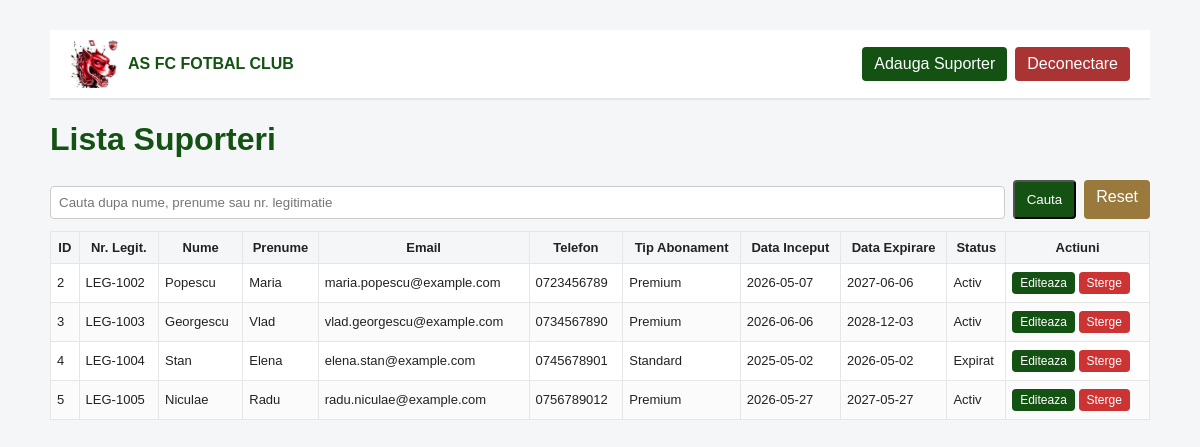
/dashboard (signed in), run on the app's committed database.
### tables this page shows
CREATE TABLE suporteri (
        id INTEGER PRIMARY KEY AUTOINCREMENT,
        nr_legitimatie TEXT NOT NULL UNIQUE,
        nume TEXT NOT NULL,
        prenume TEXT NOT NULL,
        email TEXT NOT NULL,
        telefon TEXT NOT NULL,
        tip_abonament TEXT NOT NULL,
        data_inceput TEXT NOT NULL,
        data_expirare TEXT NOT NULL,
        status TEXT NOT NULL
    );

### app.py (the view)
@app.route('/dashboard')
@login_required
def dashboard():
    q = request.args.get('q', '').strip()
    conn = get_db_connection()
    cur = conn.cursor()
    if q:
        like = f'%{q}%'
        cur.execute('''
            SELECT * FROM suporteri
            WHERE nume LIKE ? OR prenume LIKE ? OR nr_legitimatie LIKE ?
            ORDER BY id
        ''', (like, like, like))
    else:
        cur.execute('SELECT * FROM suporteri ORDER BY id')
    suporteri = cur.fetchall()
    conn.close()
    return render_template('dashboard.html', suporteri=suporteri, q=q)

### app.py (called while the page is built)
def get_db_connection():
    conn = sqlite3.connect(DB_PATH)
    conn.row_factory = sqlite3.Row
    return conn

def login_required(f):
    @wraps(f)
    def decorated_function(*args, **kwargs):
        if 'user' not in session:
            flash('Trebuie sa va autentificati pentru a accesa aceasta pagina.', 'error')
            return redirect(url_for('login'))
        return f(*args, **kwargs)
    return decorated_function

### templates/dashboard.html (shortened to what this page needs)
<!doctype html>
<html lang="ro">
<head>
  <link rel="stylesheet" href="/static/style.css">
 </head>
<body>
  <div class="container">
    <header class="header">
      <div class="logo">
        <img src="/static/logo.jpeg" alt="logo" class="logo-img">
        <span class="club-name">AS FC FOTBAL CLUB</span>
      </div>
      <div class="actions">
        <a href="/adauga" class="btn">Adauga Suporter</a>
        <a href="/logout" class="btn btn-logout">Deconectare</a>
      </div>
    </header>
    <main>
      <h1>Lista Suporteri</h1>
      <form method="get" action="/dashboard" class="search-form">
        <input type="text" name="q" value="{{ q }}" placeholder="Cauta dupa nume, prenume sau nr. legitimatie">
        <button type="submit" class="btn">Cauta</button>
        <a href="/dashboard" class="btn btn-secondary">Reset</a>
      </form>
      <table class="table">
        <thead>
          <tr>
            <th>ID</th>
            <th>Nr. Legit.</th>
            <th>Nume</th>
            <th>Prenume</th>
            <th>Email</th>
            <th>Telefon</th>
            <th>Tip Abonament</th>
            <th>Data Inceput</th>
            <th>Data Expirare</th>
            <th>Status</th>
            <th>Actiuni</th>
          </tr>
        </thead>
        <tbody>
          {% for s in suporteri %}
          <tr>
            <td>{{ s.id }}</td>
            <td>{{ s.nr_legitimatie }}</td>
            <td>{{ s.nume }}</td>
            <td>{{ s.prenume }}</td>
            <td>{{ s.email }}</td>
            <td>{{ s.telefon }}</td>
            <td>{{ s.tip_abonament }}</td>
            <td>{{ s.data_inceput }}</td>
            <td>{{ s.data_expirare }}</td>
            <td>{{ s.status }}</td>
            <td>
              <a href="/editeaza/{{ s.id }}" class="btn btn-small">Editeaza</a>
              <a href="/sterge/{{ s.id }}" class="btn btn-danger btn-small">Sterge</a>
            </td>
          </tr>
          {% else %}
          <tr><td colspan="11">Nu exista suporteri.</td></tr>
          {% endfor %}
        </tbody>
      </table>
    </main>
  </div>
</body>
</html>

### static/style.css (style rules this page uses)
body { font-family: Arial, sans-serif; background: #f5f6f7; color: #222; margin: 0; padding: 0; }
.header { display: flex; justify-content: space-between; align-items: center; padding: 10px 20px; background: #ffffff; border-bottom: 2px solid #e6e6e6; }
.logo { display:flex; align-items:center; gap:10px }
.logo-img { width:48px; height:48px }
.club-name { font-weight:700; color:#145214 }
.container { max-width:1100px; margin:20px auto; padding:10px }
h1, h2 { color:#145214 }
input[type="text"], input[type="email"], input[type="password"], select { width:100%; padding:8px; margin-top:6px; border:1px solid #ccc; border-radius:4px }
.btn { display:inline-block; padding:8px 12px; background:#145214; color:#fff; text-decoration:none; border-radius:4px }
.btn-secondary { background:#9a7a3c }
.btn-logout { background:#a33 }
.btn-danger { background:#cc3333; color:#fff; border:none; padding:8px 12px; border-radius:4px }
.btn-small { padding:4px 8px; font-size:12px }
.search-form { display:flex; gap:8px; margin-bottom:12px }
.search-form input { flex:1 }
.table { width:100%; border-collapse:collapse; margin-top:10px }
.table th, .table td { padding:8px 6px; border:1px solid #e6e6e6; font-size:13px }
.table tbody tr:nth-child(odd) { background:#fff }
.table tbody tr:nth-child(even) { background:#fbfbfb }
.actions { display:flex; gap:8px }

### data on the page
suporteri: id "2", nr_legitimatie "LEG-1002", nume "Popescu", prenume "Maria", email "maria.popescu@example.com", telefon "0723456789", tip_abonament "Premium", data_inceput "2026-05-07", data_expirare "2027-06-06", status "Activ"
suporteri: id "3", nr_legitimatie "LEG-1003", nume "Georgescu", prenume "Vlad", email "vlad.georgescu@example.com", telefon "0734567890", tip_abonament "Premium", data_inceput "2026-06-06", data_expirare "2028-12-03", status "Activ"
suporteri: id "4", nr_legitimatie "LEG-1004", nume "Stan", prenume "Elena", email "elena.stan@example.com", telefon "0745678901", tip_abonament "Standard", data_inceput "2025-05-02", data_expirare "2026-05-02", status "Expirat"
suporteri: id "5", nr_legitimatie "LEG-1005", nume "Niculae", prenume "Radu", email "radu.niculae@example.com", telefon "0756789012", tip_abonament "Premium", data_inceput "2026-05-27", data_expirare "2027-05-27", status "Activ"
